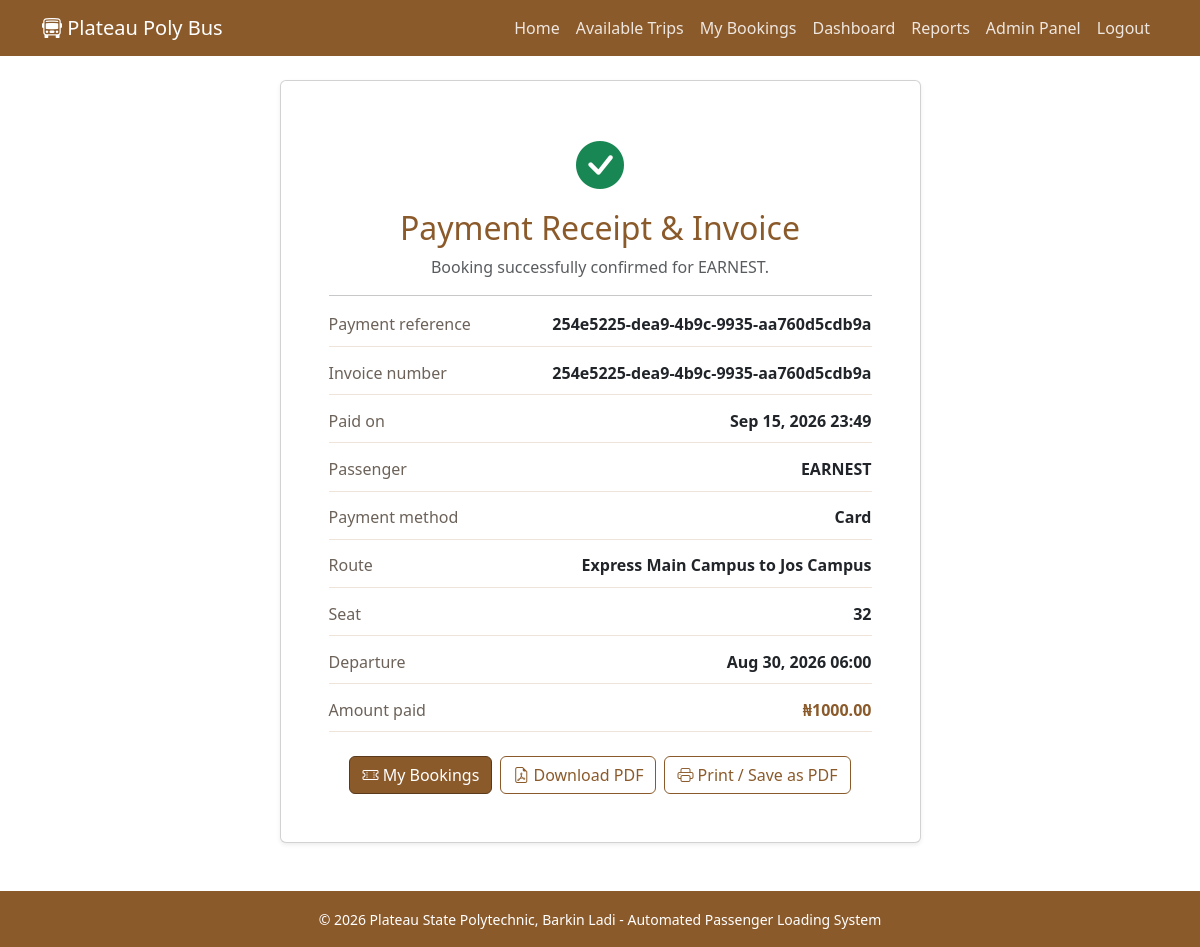
/receipt/7/ (signed in), run on the app's committed database.
### passenger_loading/models.py (models this page shows, shortened)
class Booking(models.Model):
    PAYMENT_STATUS = [
        ('Pending', 'Pending'),
        ('Paid', 'Paid'),
        ('Failed', 'Failed'),
    ]
    trip = models.ForeignKey(Trip, on_delete=models.CASCADE)
    passenger = models.ForeignKey(Passenger, on_delete=models.CASCADE)
    seat_number = models.PositiveIntegerField()
    booking_date = models.DateTimeField(auto_now_add=True)
    payment_status = models.CharField(max_length=20, choices=PAYMENT_STATUS, default='Pending')
    class Meta:
        unique_together = ('trip', 'seat_number')

class Passenger(AbstractUser):
    matric_number = models.CharField(max_length=20, unique=True)
    phone = models.CharField(max_length=15, blank=True)
    profile_picture = models.ImageField(upload_to='profile_pics/', blank=True, null=True)

class Payment(models.Model):
    METHOD_CHOICES = [
        ('PayPal', 'PayPal'),
        ('Remita', 'Remita'),
        ('Bank Transfer', 'Bank Transfer'),
    ]
    STATUS_CHOICES = [
        ('Pending', 'Pending'),
        ('Paid', 'Paid'),
    ]
    booking = models.OneToOneField(Booking, on_delete=models.CASCADE, related_name='payment')
    reference = models.UUIDField(default=uuid.uuid4, unique=True, editable=False)
    amount = models.DecimalField(max_digits=8, decimal_places=2)
    method = models.CharField(max_length=30, choices=METHOD_CHOICES)
    status = models.CharField(max_length=10, choices=STATUS_CHOICES, default='Pending')
    transfer_reference = models.CharField(max_length=100, blank=True)
    paid_at = models.DateTimeField(blank=True, null=True)

class Trip(models.Model):
    STATUS_CHOICES = [
        ('Scheduled', 'Scheduled'),
        ('In Progress', 'In Progress'),
        ('Completed', 'Completed'),
        ('Cancelled', 'Cancelled'),
    ]
    bus = models.ForeignKey(Bus, on_delete=models.CASCADE)
    route = models.ForeignKey(Route, on_delete=models.CASCADE)
    departure_time = models.DateTimeField()
    arrival_time = models.DateTimeField(blank=True, null=True)
    fare_amount = models.DecimalField(max_digits=8, decimal_places=2)
    status = models.CharField(max_length=20, choices=STATUS_CHOICES, default='Scheduled')

class Route(models.Model):
    route_name = models.CharField(max_length=100)
    origin = models.CharField(max_length=100)
    destination = models.CharField(max_length=100)

### passenger_loading/views.py (the view)
# urls.py: path('receipt/<int:booking_id>/', views.receipt, name='receipt'),
@login_required
def receipt(request, booking_id):
    booking = get_object_or_404(
        Booking.objects.select_related('trip', 'trip__route', 'trip__bus', 'passenger'),
        id=booking_id,
        passenger=request.user,
        payment_status='Paid',
    )
    payment_record = get_object_or_404(Payment, booking=booking)
    return render(request, 'receipt.html', {'booking': booking, 'payment': payment_record})

### passenger_loading/templates/receipt.html (shortened to what this page needs)
{% extends 'base.html' %}
{% block content %}
<div class="row justify-content-center">
    <div class="col-lg-7">
        <div class="card receipt-card shadow-sm">
            <div class="card-body p-4 p-md-5">
                <div class="receipt-heading text-center">
                    <i class="bi bi-check-circle-fill text-success receipt-check"></i>
                    <h2 class="text-oak mt-2">Payment Receipt &amp; Invoice</h2>
                    <p class="text-muted mb-0">Booking successfully confirmed for {{ booking.passenger.get_full_name|default:booking.passenger.username }}.</p>
                </div>
                <hr>
                <div class="receipt-grid">
                    <div><span>Payment reference</span><strong>{{ payment.reference }}</strong></div>
                    <div><span>Invoice number</span><strong>{{ payment.reference }}</strong></div>
                    <div><span>Paid on</span><strong>{{ payment.paid_at|date:"M d, Y H:i" }}</strong></div>
                    <div><span>Passenger</span><strong>{{ booking.passenger.get_full_name|default:booking.passenger.username }}</strong></div>
                    <div><span>Payment method</span><strong>{{ payment.method }}</strong></div>
                    <div><span>Route</span><strong>{{ booking.trip.route.route_name }}</strong></div>
                    <div><span>Seat</span><strong>{{ booking.seat_number }}</strong></div>
                    <div><span>Departure</span><strong>{{ booking.trip.departure_time|date:"M d, Y H:i" }}</strong></div>
                    <div><span>Amount paid</span><strong class="text-oak">₦{{ payment.amount }}</strong></div>
                </div>
                <div class="receipt-actions d-flex gap-2 justify-content-center mt-4">
                    <a href="{% url 'passenger_loading:my_bookings' %}" class="btn btn-oak"><i class="bi bi-ticket-perforated"></i> My Bookings</a>
                    <a href="{% url 'passenger_loading:receipt_pdf' booking.id %}" class="btn btn-outline-oak"><i class="bi bi-file-earmark-pdf"></i> Download PDF</a>
                    <button type="button" class="btn btn-outline-oak" onclick="window.print()"><i class="bi bi-printer"></i> Print / Save as PDF</button>
                </div>
            </div>
        </div>
    </div>
</div>
{% endblock %}

### passenger_loading/static/css/oak.css (style rules this page uses)
:root { --oak-dark: #5a3a1a; --oak-medium: #8B5A2B; --oak-light: #D2B48C; --oak-lighter: #f5ede4; --oak-gold: #c49a6c; }
.text-oak { color: var(--oak-medium) !important; }
.btn-oak { background-color: var(--oak-medium); color: white; border: 1px solid var(--oak-dark); }
.btn-outline-oak { color: var(--oak-medium); border-color: var(--oak-medium); }
.payment-summary, .receipt-grid { display: grid; gap: 0.85rem; }
.payment-summary > div, .receipt-grid > div { display: flex; justify-content: space-between; gap: 1rem; border-bottom: 1px solid #eee4da; padding-bottom: 0.6rem; }
.payment-summary span, .receipt-grid span { color: #6c6259; }
.receipt-grid strong { text-align: right; overflow-wrap: anywhere; }
.receipt-check { font-size: 3rem; }

### data on the page
Booking: passenger.get_full_name "EARNEST", trip.route.route_name "Express Main Campus to Jos Campus", seat_number "32", trip.departure_time "Aug 30, 2026 06:00"
Payment: reference "254e5225-dea9-4b9c-9935-aa760d5cdb9a", paid_at "Sep 15, 2026 23:49", method "Card", amount "1000.00"
